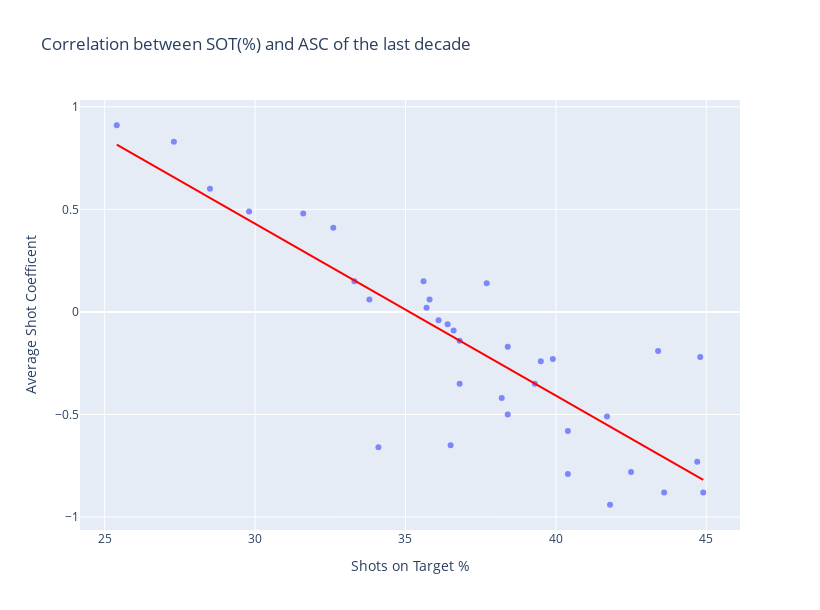

Notebook source saved alongside this figure:
### Code cell
fig = px.scatter(Sorted_SOT, x="SOT%", y="ASC", trendline="ols", trendline_color_override="red", title="Correlation between SOT(%) and ASC of the last decade", 
                 labels={"SOT%": "Shots on Target %", "ASC": "Average Shot Coefficent"}, opacity=0.8)
fig.update_traces(textposition="top center", hoverinfo="none", hovertemplate=None)
fig.update_layout(width=820, height=610)

fig.show()

### Figure 1 — Plotly figure (JSON) as saved in the notebook; plotly's stock layout.template omitted (floating-point values rounded to 4 significant figures)
{"data": [{"hoverinfo": "none", "legendgroup": "", "marker": {"color": "#636efa", "opacity": 0.8, "symbol": "circle"}, "mode": "markers", "name": "", "orientation": "v", "showlegend": false, "textposition": "top center", "type": "scatter", "x": [25.4, 27.3, 28.5, 29.8, 31.6, 32.6, 33.3, 33.8, 34.1, 35.6, 35.7, 35.8, 36.1, 36.4, 36.5, 36.6, 36.8, 36.8, 37.7, 38.2, 38.4, 38.4, 39.3, 39.5, 39.9, 40.4, 40.4, 41.7, 41.8, 42.5, 43.4, 43.6, 44.7, 44.8, 44.9], "xaxis": "x", "y": [0.91, 0.83, 0.6, 0.49, 0.48, 0.41, 0.15, 0.06, -0.66, 0.15, 0.02, 0.06, -0.04, -0.06, -0.65, -0.09, -0.35, -0.14, 0.14, -0.42, -0.17, -0.5, -0.35, -0.24, -0.23, -0.58, -0.79, -0.51, -0.94, -0.78, -0.19, -0.88, -0.73, -0.22, -0.88], "yaxis": "y"}, {"hoverinfo": "none", "legendgroup": "", "line": {"color": "red"}, "marker": {"color": "#636efa", "symbol": "circle"}, "mode": "lines", "name": "", "showlegend": false, "textposition": "top center", "type": "scatter", "x": [25.4, 27.3, 28.5, 29.8, 31.6, 32.6, 33.3, 33.8, 34.1, 35.6, 35.7, 35.8, 36.1, 36.4, 36.5, 36.6, 36.8, 36.8, 37.7, 38.2, 38.4, 38.4, 39.3, 39.5, 39.9, 40.4, 40.4, 41.7, 41.8, 42.5, 43.4, 43.6, 44.7, 44.8, 44.9], "xaxis": "x", "y": [0.8151, 0.6559, 0.5553, 0.4464, 0.2956, 0.2118, 0.1532, 0.1113, 0.08616, -0.03952, -0.04789, -0.05627, -0.08141, -0.1065, -0.1149, -0.1233, -0.1401, -0.1401, -0.2155, -0.2573, -0.2741, -0.2741, -0.3495, -0.3663, -0.3998, -0.4417, -0.4417, -0.5506, -0.559, -0.6176, -0.693, -0.7098, -0.8019, -0.8103, -0.8187], "yaxis": "y"}], "layout": {"height": 610, "legend": {"tracegroupgap": 0}, "title": {"text": "Correlation between SOT(%) and ASC of the last decade"}, "width": 820, "xaxis": {"anchor": "y", "domain": [0, 1], "title": {"text": "Shots on Target %"}}, "yaxis": {"anchor": "x", "domain": [0, 1], "title": {"text": "Average Shot Coefficent"}}}}
